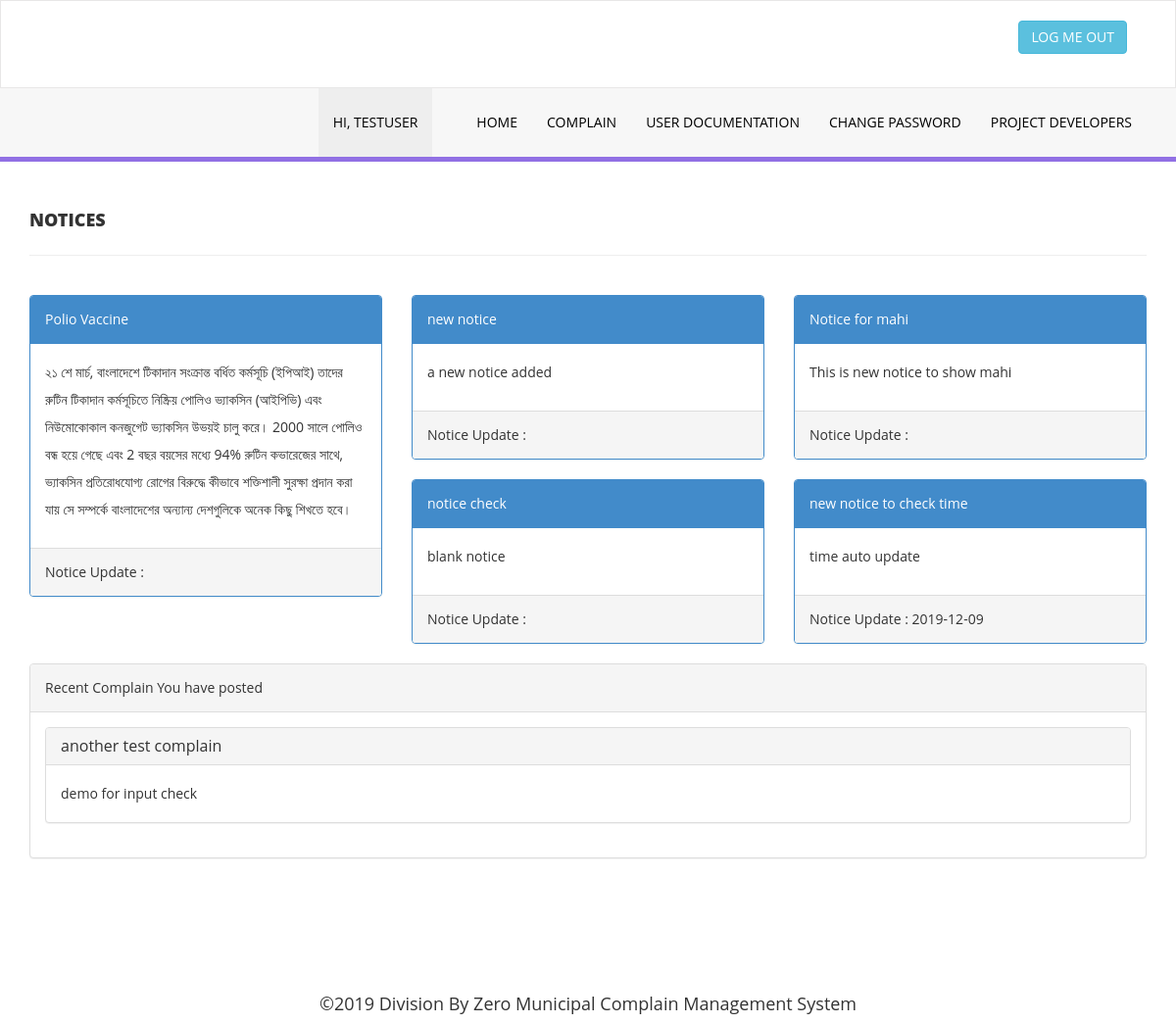
Screenshot of /information/ (signed in) with the database file from the repository.
### webapp/models.py (models this page shows)
class Notice(models.Model):
	subject=models.CharField(max_length=200)
	description=models.CharField(max_length=2000)
	dateshow = models.CharField(max_length=20,blank=True)

class Complain_table(models.Model):
	complainer_name=models.CharField(max_length=20)
	complainer_email=models.EmailField(max_length=254)
	complainer_phone_number=models.CharField(max_length=12)
	complaint_area_name=models.TextField()
	complaint_postal_code=models.CharField(max_length=20)
	house_holdin_number=models.CharField(max_length=10)
	complain_subject=models.CharField(max_length=30)
	complain=models.TextField()
	image_field=models.ImageField(upload_to='images/',default='webapp/images/icon.png')
	dateshow = models.CharField(max_length=20,blank=True)
	timeshow = models.CharField(max_length=20,blank=True)

### webapp/views.py (the view)
# urls.py: path('information/',views.information,name="information"),
@login_required(login_url='/login/')
def information(request):
	notice = Notice.objects.all()
	your_complain=Complain_table.objects.filter(complainer_name=request.user)
	context={
		'notices':notice,
		'complains':your_complain,
	}
	return render(request,'webapp/notice.html',context)

### webapp/templates/webapp/notice.html (shortened to what this page needs)
{% load static %}
<!DOCTYPE html>
<html xmlns="http://www.w3.org/1999/xhtml">
<head>
    <link href="{%static 'webapp/assets/css/bootstrap.css'%}" rel="stylesheet" />
    <link href="{%static 'webapp/assets/css/font-awesome.css'%}" rel="stylesheet" />
    <link href="{%static 'webapp/assets/css/style.css'%}" rel="stylesheet" />
</head>
<body>
    <div class="navbar navbar-inverse set-radius-zero" >
        <div class="container">
            <div class="right-div">
                <a href="/logout/" class="btn btn-info pull-right">LOG ME OUT</a>
            </div>
        </div>
    </div>
    <section class="menu-section">
        <div class="container">
            <div class="row">
                <div class="col-md-12">
                    <div class="navbar-collapse collapse ">
                        <ul id="menu-top" class="nav navbar-nav navbar-right">
                        	<li><a href="" class="menu-top-active">Hi, {{ user.username }}</a></li>
                            <li><a href="" ></a></li>
                            <li><a href="/">Home</a></li>
                            <li><a href="{% url 'complain' %}">Complain</a></li>
                            <li><a href="">User Documentation</a></li>
                            <li><a href="/forgetpassword/">Change Password</a></li>
                            <li><a href="/detail/" >Project Developers</a></li>
                        </ul>
                    </div>
                </div>
            </div>
        </div>
    </section>
    <div class="content-wrapper">
         <div class="container">
        <div class="row pad-botm">
            <div class="col-md-12">
                <h4 class="header-line">Notices</h4>
            </div>
        </div>
           <div class="row">
           		{% for notice in notices %}
                <div class="col-md-4 col-sm-4">
                    <div class="panel panel-primary">
                        <div class="panel-heading">
                            {{ notice.subject }}
                        </div>
                        <div class="panel-body">
                            <p>{{ notice.description }}</p>
                        </div>
                        <div class="panel-footer">
                            Notice Update : {{ notice.dateshow }}
                        </div>
                    </div>
                </div>
                {% endfor %}
            </div>
            <div class="row">
                <div class="col-md-12">
                    <div class="panel panel-default">
                        <div class="panel-heading">
                            Recent Complain You have posted
                        </div>
                        <div class="panel-body">
                            <div class="panel-group" id="accordion">
                                <div class="panel panel-default">
                                	{% for complain in complains %}
                                    <div class="panel-heading">
                                        <h4 class="panel-title">
                                            <a data-toggle="collapse" data-parent="#accordion" href="">{{ complain.complain_subject }}</a>
                                        </h4>
                                    </div>
                                    <div id="collapseTwo" class="panel-collapse in" style="height: auto;">
                                        <div class="panel-body">
                                            {{ complain.complain }}
                                        </div>
                                    </div>
                                    {% empty %}
									<h1>Sorry no Complain to show.You have not complained yet.</h1>
                                    {% endfor %}
                                </div>
                            </div>
                        </div>
                    </div>
                </div>
            </div>
    </div>
    </div>
<footer>
    	<center>
    		<h4>&copy2019 Division By Zero Municipal Complain Management System</h4>
    	</center>
    </footer>
</body>
</html>

### webapp/static/webapp/assets/css/style.css (style rules this page uses)
.set-radius-zero { border-radius:0px; -moz-border-radius:0px; -webkit-border-radius:0px; }
.content-wrapper { margin-top: 40px; min-height:800px; padding-bottom:90px; }
.header-line { font-weight:900; padding-bottom:25px; border-bottom:1px solid #eeeeee; text-transform:uppercase; }
.pad-botm { padding-bottom:30px; }
.right-div { float: right; padding: 20px; }
#menu-top a { color:#000; text-decoration:none; font-weight:500; padding: 25px 15px 25px 15px; text-transform:uppercase; }
.menu-section { background-color: #f7f7f7; border-bottom:5px solid #9170E4; width:100% }
.menu-top-active { background-color:#eeeeee; }
.navbar-inverse { background-color: #FFF; border-color: rgba(155, 153, 153, 0.23); }
.navbar { min-height: 90px; margin-bottom: 0px; }

### rows the page displays
Notice: subject "Polio Vaccine", description "২১ শে মার্চ, বাংলাদেশে টিকাদান সংক্রান্ত বর্ধিত কর্মসূচি (ইপিআই) তাদের রুটিন টিকাদান কর্মসূচিতে নিষ্ক্রিয় পোলিও ভ্যাকসিন (আইপিভি) এবং নিউমোকোকাল কনজুগেট ভ্যাকসিন উভয়ই চালু করে। 2000 সালে পোলিও বন্ধ হয়ে গেছে এবং 2 বছর বয়সের মধ্যে 94% রুটিন কভারেজের সাথে, ভ্যাকসিন প্রতিরোধযোগ্য রোগের বিরুদ্ধে কীভাবে শক্তিশালী সুরক্ষা প্রদান করা যায় সে সম্পর্কে বাংলাদেশের অন্যান্য দেশগুলিকে অনেক কিছু শিখতে হবে।"
Notice: subject "new notice", description "a new notice added"
Notice: subject "Notice for mahi", description "This is new notice to show mahi"
Notice: subject "notice check", description "blank notice"
Notice: subject "new notice to check time", description "time auto update", dateshow "2019-12-09"
Complain_table: complain_subject "another test complain", complain "demo for input check"

### other values shown
{{ user.username }} "TESTUSER"
